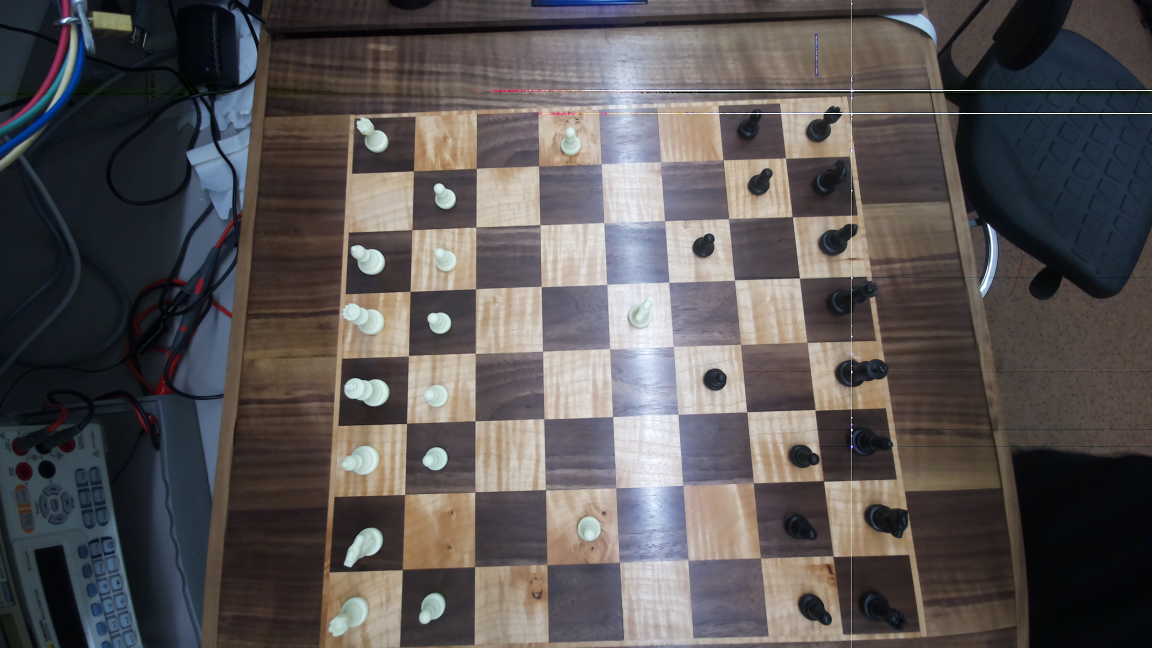
#> input picture chessApp/cv/board.jpg, 4608 x 2592 px (shown at 1/4 size); its folder holds only this picture in this run
$ python -i board_detection.py   (imports and definitions only)
#> lines starting #> are read from the running program, lines starting #| are printed output that depends on the picture; after the words box and inside, x2 and y2 are one past the last pixel; in counts of white or black regions, pixels touching at a corner belong together
#> further down, picture is the input picture: shape (2592, 4608, 3); mean B, G, R 84.1, 84.1, 88.8
import cv2
import numpy as np
import json
import os
import subprocess

# Global variables
board_state = None
IMAGE = 'cv/board.jpg'
CURDIR = os.getcwd()
OUTPUT_FILE = os.path.join(CURDIR, IMAGE)
points_file = 'cv/points.json'
previous_board_state = None

# [58 lines left out: functions capture_image, square_occupancy_init, load_squares, sort_points, find_squares, not called in this run]

def get_combined_mask(image):
    # Convert the image to HSV color space
    hsv = cv2.cvtColor(image, cv2.COLOR_BGR2HSV)
#> hsv: shape (2592, 4608, 3); mean H, S, V 71.3, 64.4, 96
    clahe = cv2.createCLAHE(clipLimit=2.0, tileGridSize=(8, 8))
    hsv[:, :, 2] = clahe.apply(hsv[:, :, 2])
#> hsv: shape (2592, 4608, 3); mean H, S, V 71.3, 64.4, 108.6

    # Define color range for black pieces (these ranges might need adjustment)
    lower_black = np.array([80, 30, 0])
    upper_black = np.array([120, 100, 60])

    # Define color range for white pieces (these ranges might need adjustment)
    lower_white = np.array([25, 15, 145])
    upper_white = np.array([100, 95, 250])

    # Create masks for black and white pieces
    mask_black = cv2.inRange(hsv, lower_black, upper_black)
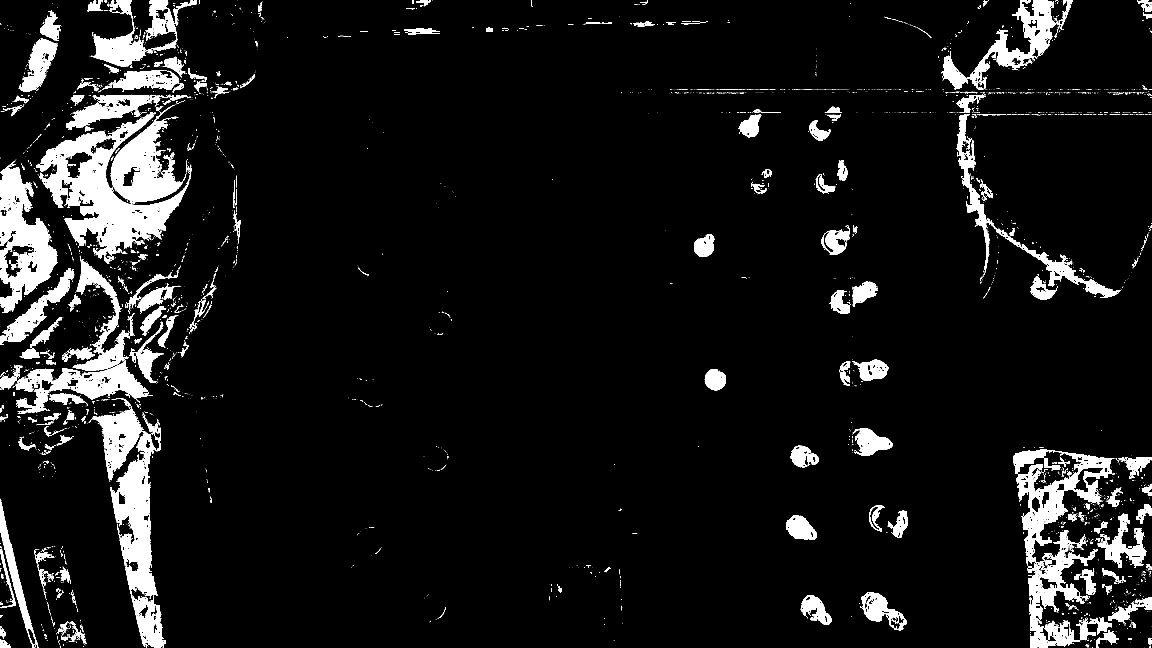
#> mask_black: shape (2592, 4608) (shown at 1/4 size); 7.7% white; 4883 white regions (4263 under 20 px), largest, box (x1, y1, x2, y2) and area: (144, 448, 762, 1034) 111013, (357, 1634, 662, 2592) 97066, (4052, 1798, 4459, 2592) 93381
    mask_white = cv2.inRange(hsv, lower_white, upper_white)
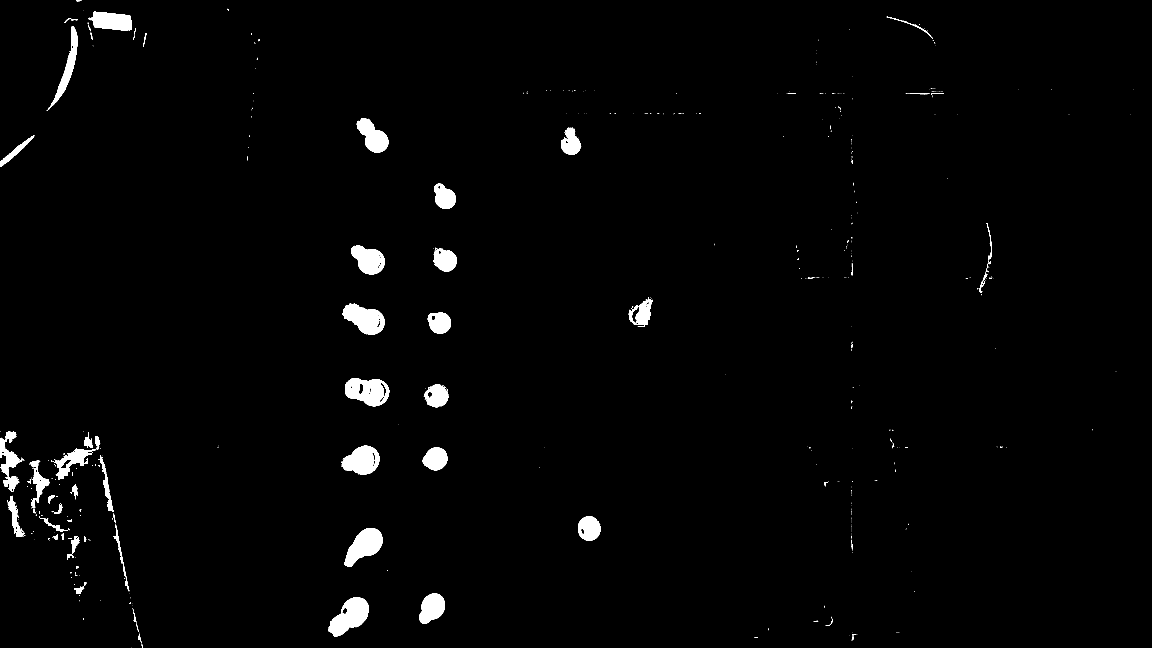
#> mask_white: shape (2592, 4608) (shown at 1/4 size); 1.7% white; 708 white regions (604 under 20 px), largest, box (x1, y1, x2, y2) and area: (1314, 2389, 1476, 2547) 14263, (1380, 1513, 1557, 1625) 13227, (1378, 2112, 1530, 2268) 13158

    return mask_white, mask_black

# [147 lines left out: functions is_point_in_square, get_overlap_area, detect_square_occupation, compare_board_state, find_piece_movement, get_user_move, not called in this run]

def board_detection_init():
    square_occupancy_init()

def report_illegal_move():
    global board_state, previous_board_state
    board_state = previous_board_state

# [8 lines left out: function report_bot_move, not called in this run]


>>> import cv2
>>> picture = cv2.imread('cv/board.jpg')
>>> result = get_combined_mask(picture)
